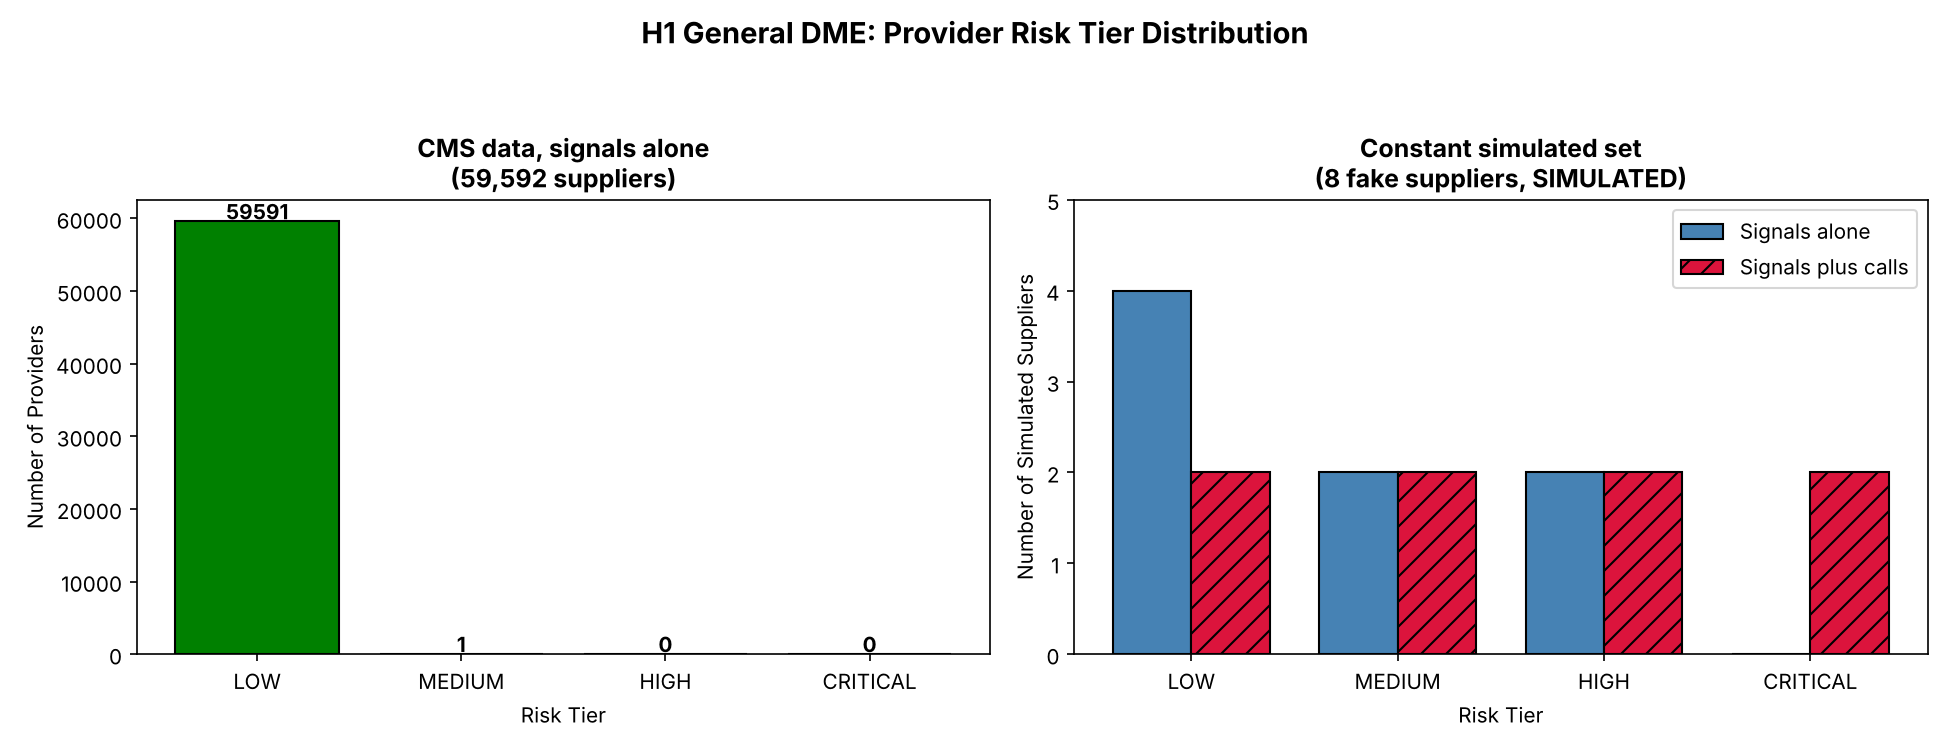

Here is the Python script that generated this plot:
# viz_01_h1_tier_distribution.py
# H1 Tier Distribution: CMS data (signals alone) and the constant simulated set
# Input: h1_composite_results.csv, tier_test_results.csv

import pandas as pd
import matplotlib.pyplot as plt
import numpy as np

from pathlib import Path
BASE_DIR = Path(__file__).resolve().parent
DATA_DIR = BASE_DIR.parent / "CAET_tool"  # pipeline outputs

# ── LOAD ─────────────────────────────────────────────────────────────
df    = pd.read_csv(str(DATA_DIR / "h1_composite_results.csv"))
const = pd.read_csv(str(DATA_DIR / "tier_test_results.csv"))
const = const[const["hypothesis"] == "H1"]

tiers  = ["LOW", "MEDIUM", "HIGH", "CRITICAL"]
colors = ["green", "yellow", "orange", "red"]

cms_counts   = df["h1_tier"].value_counts().reindex(tiers, fill_value=0)
const_alone  = const["tier_no_calls"].value_counts().reindex(tiers, fill_value=0)
const_calls  = const["actual"].value_counts().reindex(tiers, fill_value=0)

# ── CHART ────────────────────────────────────────────────────────────
fig, (ax1, ax2) = plt.subplots(1, 2, figsize=(13, 5))

ax1.bar(tiers, cms_counts.values, color=colors, edgecolor="black")
ax1.set_title("CMS data, signals alone\n(59,592 suppliers)", fontsize=12, fontweight="bold")
ax1.set_xlabel("Risk Tier")
ax1.set_ylabel("Number of Providers")
for i, val in enumerate(cms_counts.values):
    ax1.text(i, val + 300, str(val), ha="center", fontweight="bold")

x, w = np.arange(len(tiers)), 0.38
ax2.bar(x - w/2, const_alone.values, w, label="Signals alone", color="steelblue", edgecolor="black")
ax2.bar(x + w/2, const_calls.values, w, label="Signals plus calls", color="crimson", edgecolor="black", hatch="//")
ax2.set_xticks(x)
ax2.set_xticklabels(tiers)
ax2.set_title("Constant simulated set\n(8 fake suppliers, SIMULATED)", fontsize=12, fontweight="bold")
ax2.set_xlabel("Risk Tier")
ax2.set_ylabel("Number of Simulated Suppliers")
ax2.set_yticks(range(0, int(max(const_alone.max(), const_calls.max())) + 2))
ax2.legend()

fig.suptitle("H1 General DME: Provider Risk Tier Distribution", fontsize=14, fontweight="bold")

# ── SAVE ─────────────────────────────────────────────────────────────
plt.tight_layout(rect=[0, 0, 1, 0.93])
plt.savefig(str(BASE_DIR / "viz_01_h1_tier_distribution.png"), dpi=150)
plt.show()
print("Saved: viz_01_h1_tier_distribution.png")
